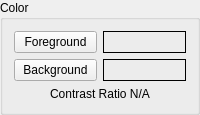
                 <widget class="QGroupBox" name="groupBox_14">
                  <property name="title">
                   <string>Color</string>
                  </property>
                  <layout class="QGridLayout" name="gridLayout_28">
                   <item row="0" column="0">
                    <widget class="QPushButton" name="tb_n_fgc_pb">
                     <property name="text">
                      <string>Foreground</string>
                     </property>
                    </widget>
                   </item>
                   <item row="0" column="1">
                    <widget class="QLabel" name="tb_n_fgc_lb">
                     <property name="frameShape">
                      <enum>QFrame::Box</enum>
                     </property>
                     <property name="text">
                      <string/>
                     </property>
                    </widget>
                   </item>
                   <item row="1" column="0">
                    <widget class="QPushButton" name="tb_n_bgc_pb">
                     <property name="text">
                      <string>Background</string>
                     </property>
                    </widget>
                   </item>
                   <item row="1" column="1">
                    <widget class="QLabel" name="tb_n_bgc_lb">
                     <property name="frameShape">
                      <enum>QFrame::Box</enum>
                     </property>
                     <property name="text">
                      <string/>
                     </property>
                    </widget>
                   </item>
                   <item row="2" column="0" colspan="2">
                    <widget class="QLabel" name="tb_n_ctl_lb">
                     <property name="text">
                      <string>Contrast Ratio N/A</string>
                     </property>
                     <property name="alignment">
                      <set>Qt::AlignCenter</set>
                     </property>
                    </widget>
                   </item>
                  </layout>
                 </widget>
